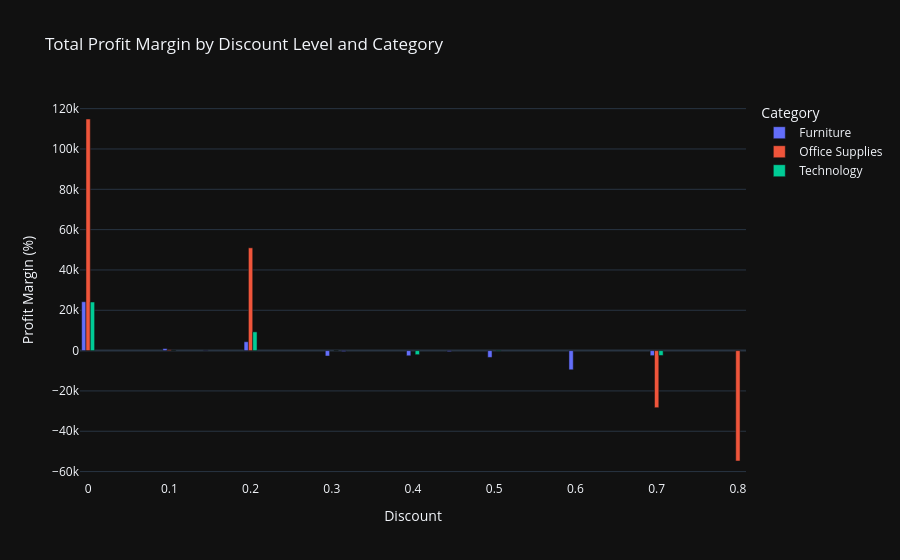

Source (notebook cell):
### Code cell
fig = px.bar(
    grouped_profit_margin,
    x="Discount",
    y="Profit Margin (%)",
    color="Category",
    barmode="group",
    title="Total Profit Margin by Discount Level and Category"
)

fig.show()

### Figure 1 — Plotly figure (JSON) as saved in the notebook; plotly's stock layout.template omitted (floating-point values rounded to 4 significant figures)
{"data": [{"alignmentgroup": "True", "hovertemplate": "Category=Furniture<br>Discount=%{x}<br>Profit Margin (%)=%{y}<extra></extra>", "legendgroup": "Furniture", "marker": {"color": "#636efa", "pattern": {"shape": ""}}, "name": "Furniture", "offsetgroup": "Furniture", "orientation": "v", "showlegend": true, "textposition": "auto", "x": [0.0, 0.1, 0.15, 0.2, 0.3, 0.32, 0.4, 0.45, 0.5, 0.6, 0.7], "xaxis": "x", "y": [24240.0, 1000.0, 177.7, 4403.0, -2679.0, -470.6, -2563.0, -500.0, -3380.0, -9510.0, -2497.0], "yaxis": "y", "type": "bar"}, {"alignmentgroup": "True", "hovertemplate": "Category=Office Supplies<br>Discount=%{x}<br>Profit Margin (%)=%{y}<extra></extra>", "legendgroup": "Office Supplies", "marker": {"color": "#EF553B", "pattern": {"shape": ""}}, "name": "Office Supplies", "offsetgroup": "Office Supplies", "orientation": "v", "showlegend": true, "textposition": "auto", "x": [0.0, 0.1, 0.2, 0.7, 0.8], "xaxis": "x", "y": [114900.0, 398.9, 50970.0, -28310.0, -54750.0], "yaxis": "y", "type": "bar"}, {"alignmentgroup": "True", "hovertemplate": "Category=Technology<br>Discount=%{x}<br>Profit Margin (%)=%{y}<extra></extra>", "legendgroup": "Technology", "marker": {"color": "#00cc96", "pattern": {"shape": ""}}, "name": "Technology", "offsetgroup": "Technology", "orientation": "v", "showlegend": true, "textposition": "auto", "x": [0.0, 0.1, 0.2, 0.3, 0.4, 0.5, 0.7], "xaxis": "x", "y": [24100.0, 65.55, 9295.0, 57.15, -2020.0, -244.0, -2410.0], "yaxis": "y", "type": "bar"}], "layout": {"xaxis": {"anchor": "y", "domain": [0.0, 1.0], "title": {"text": "Discount"}}, "yaxis": {"anchor": "x", "domain": [0.0, 1.0], "title": {"text": "Profit Margin (%)"}}, "legend": {"title": {"text": "Category"}, "tracegroupgap": 0}, "title": {"text": "Total Profit Margin by Discount Level and Category"}, "barmode": "group"}}
